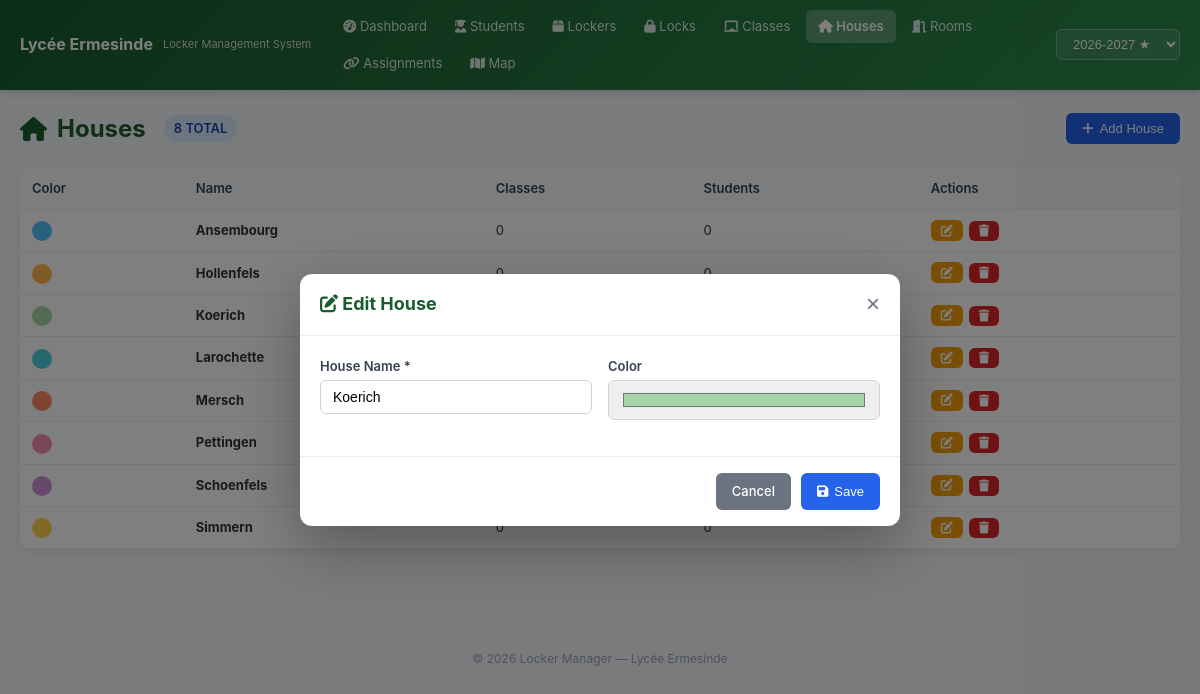
Screenshot of /houses.php?action=edit&id=3 with the database file from the repository.
### tables this page shows
CREATE TABLE IF NOT EXISTS houses (
    id INT AUTO_INCREMENT PRIMARY KEY,
    name VARCHAR(100) NOT NULL UNIQUE,
    color VARCHAR(20) DEFAULT '#999999',
    created_at TIMESTAMP DEFAULT CURRENT_TIMESTAMP
);

### includes/db.php (called while the page is built, shortened)
<?php
class DB {
    private static ?PDO $instance = null;
    public static function getInstance(): PDO {
        if (self::$instance === null) {
            $dsn = 'mysql:host=' . DB_HOST . ';dbname=' . DB_NAME . ';charset=' . DB_CHARSET;
            $options = [
                PDO::ATTR_ERRMODE            => PDO::ERRMODE_EXCEPTION,
                PDO::ATTR_DEFAULT_FETCH_MODE => PDO::FETCH_ASSOC,
                PDO::ATTR_EMULATE_PREPARES   => false,
            ];
            self::$instance = new PDO($dsn, DB_USER, DB_PASS, $options);
        }
        return self::$instance;
    }
    public static function query(string $sql, array $params = []): PDOStatement {
        $stmt = self::getInstance()->prepare($sql);
        $stmt->execute($params);
        return $stmt;
    }
    public static function fetchAll(string $sql, array $params = []): array {
        return self::query($sql, $params)->fetchAll();
    }
    public static function fetchOne(string $sql, array $params = []): array|null|false {
        return self::query($sql, $params)->fetch();
    }
}

### includes/helpers.php (called while the page is built, shortened)
<?php
require_once __DIR__ . '/db.php';
function h(?string $str): string {
    return htmlspecialchars($str ?? '', ENT_QUOTES, 'UTF-8');
}

### houses.php (the view, shortened to what this page needs)
<?php
require_once 'includes/helpers.php';
$houses = DB::fetchAll("
    SELECT h.*,
           (SELECT COUNT(*) FROM classes WHERE house_id = h.id) as class_count,
           (SELECT COUNT(*) FROM students s JOIN classes c ON s.class_id = c.id WHERE c.house_id = h.id) as student_count
    FROM houses h ORDER BY h.name
");
$editHouse = null;
if (isset($_GET['action']) && $_GET['action'] === 'edit' && isset($_GET['id'])) {
    $editHouse = DB::fetchOne("SELECT * FROM houses WHERE id = ?", [(int)$_GET['id']]);
}
include 'includes/header.php';
?>
<div class="page-header">
    <h1><i class="fas fa-home"></i> Houses
        <span class="badge badge-info" style="font-size:13px; margin-left:8px"><?= count($houses) ?> total</span>
    </h1>
    <button class="btn btn-primary" onclick="openModal('addHouseModal')"><i class="fas fa-plus"></i> Add House</button>
</div>
<div class="card">
    <div class="card-body" style="padding:0">
        <div class="table-wrapper">
        <table>
            <thead>
                <tr>
                    <th>Color</th>
                    <th>Name</th>
                    <th>Classes</th>
                    <th>Students</th>
                    <th>Actions</th>
                </tr>
            </thead>
            <tbody>
                <?php foreach ($houses as $house): ?>
                <tr>
                    <td><span class="house-dot" style="background:<?= h($house['color']) ?>; width:20px; height:20px;"></span></td>
                    <td><strong><?= h($house['name']) ?></strong></td>
                    <td><?= $house['class_count'] ?></td>
                    <td><?= $house['student_count'] ?></td>
                    <td>
                        <div class="btn-group">
                            <a href="houses.php?action=edit&id=<?= $house['id'] ?>" class="btn btn-warning btn-sm"><i class="fas fa-edit"></i></a>
                            <form method="post" style="display:inline">
                                <button class="btn btn-danger btn-sm" type="submit" data-confirm="Delete house '<?= h($house['name']) ?>'?"><i class="fas fa-trash"></i></button>
                            </form>
                        </div>
                    </td>
                </tr>
                <?php endforeach; ?>
            </tbody>
        </table>
        </div>
    </div>
</div>
<?php if ($editHouse): ?>
<div class="modal-overlay open" id="editHouseModal">
    <div class="modal">
        <div class="modal-header">
            <h3><i class="fas fa-edit"></i> Edit House</h3>
            <button class="modal-close" onclick="window.location='houses.php'">×</button>
        </div>
        <form method="post">
            <div class="modal-body">
                <div class="form-row">
                    <div class="form-group">
                        <label class="form-label">House Name *</label>
                        <input type="text" name="name" class="form-control" value="<?= h($editHouse['name']) ?>" required>
                    </div>
                    <div class="form-group">
                        <label class="form-label">Color</label>
                        <input type="color" name="color" class="form-control" value="<?= h($editHouse['color'] ?? '#999999') ?>" style="height:40px">
                    </div>
                </div>
            </div>
            <div class="modal-footer">
                <a href="houses.php" class="btn btn-secondary">Cancel</a>
                <button type="submit" class="btn btn-primary"><i class="fas fa-save"></i> Save</button>
            </div>
        </form>
    </div>
</div>
<?php endif; ?>
<?php include 'includes/footer.php'; ?>

### assets/css/style.css (style rules this page uses)
*, *::before, *::after { box-sizing: border-box; margin: 0; padding: 0; }
body { font-family: -apple-system, BlinkMacSystemFont, 'Segoe UI', Roboto, Oxygen, sans-serif; background: #f4f6f9; color: #333; line-height: 1.6; min-height: 100vh; }
a { color: #2563eb; text-decoration: none; }
.card { background: #fff; border-radius: 10px; box-shadow: 0 2px 8px rgba(0,0,0,0.06); margin-bottom: 20px; overflow: hidden; }
.card-body { padding: 20px; }
.page-header { display: flex; justify-content: space-between; align-items: center; margin-bottom: 20px; flex-wrap: wrap; gap: 10px; }
.page-header h1 { font-size: 24px; color: #1a5c2e; display: flex; align-items: center; gap: 10px; }
.btn { display: inline-flex; align-items: center; gap: 6px; padding: 8px 16px; border-radius: 6px; border: none; font-size: 13px; font-weight: 500; cursor: pointer; transition: all 0.2s; text-decoration: none; }
.btn-primary { background: #2563eb; color: #fff; }
.btn-secondary { background: #6b7280; color: #fff; }
.btn-warning { background: #f59e0b; color: #fff; }
.btn-danger { background: #dc2626; color: #fff; }
.btn-sm { padding: 4px 10px; font-size: 12px; }
.btn-group { display: flex; gap: 6px; flex-wrap: wrap; }
.table-wrapper { overflow-x: auto; }
table { width: 100%; border-collapse: collapse; font-size: 13px; }
thead { background: #f8fafc; }
th, td { padding: 10px 12px; text-align: left; border-bottom: 1px solid #eee; }
th { font-weight: 600; color: #374151; white-space: nowrap; }
.badge { display: inline-block; padding: 3px 10px; border-radius: 20px; font-size: 11px; font-weight: 600; text-transform: uppercase; }
.badge-info { background: #dbeafe; color: #1e40af; }
.form-control { width: 100%; padding: 8px 12px; border: 1px solid #d1d5db; border-radius: 6px; font-size: 14px; transition: border-color 0.2s; }
.form-label { display: block; font-weight: 600; margin-bottom: 4px; font-size: 13px; color: #374151; }
.form-group { margin-bottom: 16px; }
.form-row { display: grid; grid-template-columns: 1fr 1fr; gap: 16px; }
.modal-overlay { display: none; position: fixed; top: 0; left: 0; right: 0; bottom: 0; background: rgba(0,0,0,0.5); z-index: 2000; align-items: center; justify-content: center; }
.modal-overlay.open { display: flex; }
.modal { background: #fff; border-radius: 12px; width: 90%; max-width: 600px; max-height: 90vh; overflow-y: auto; box-shadow: 0 20px 60px rgba(0,0,0,0.3); }
.modal-header { display: flex; justify-content: space-between; align-items: center; padding: 16px 20px; border-bottom: 1px solid #eee; }
.modal-header h3 { font-size: 18px; color: #1a5c2e; }
.modal-close { background: none; border: none; font-size: 24px; cursor: pointer; color: #6b7280; }
.modal-body { padding: 20px; }
.modal-footer { padding: 16px 20px; border-top: 1px solid #eee; display: flex; justify-content: flex-end; gap: 10px; }
.house-dot { display: inline-block; width: 12px; height: 12px; border-radius: 50%; margin-right: 6px; vertical-align: middle; }

### rows the page displays
houses: name "Ansembourg", class_count "0", student_count "0"
houses: name "Hollenfels", class_count "0", student_count "0"
houses: name "Koerich", color "#a5d6a7"
houses: name "Larochette"
houses: name "Mersch"
houses: name "Pettingen"
houses: name "Schoenfels"
houses: name "Simmern", class_count "0", student_count "0"

### other values shown
count($houses) "8"
APP_NAME "Locker Manager"
form field value "2026-2027 ★"
